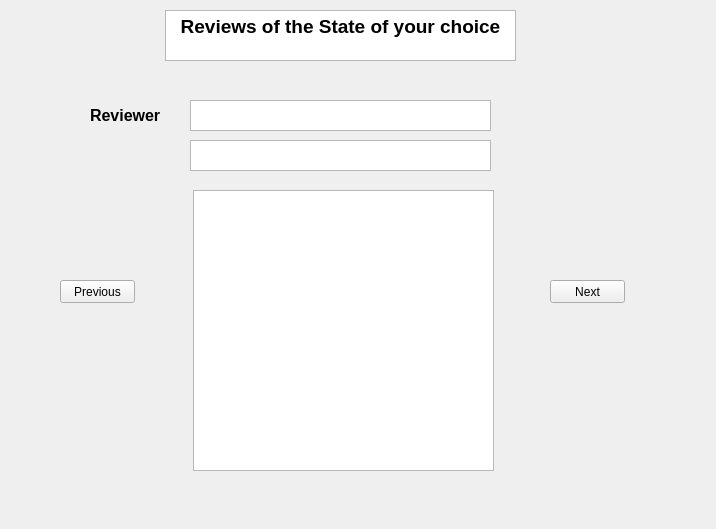
<?xml version="1.0" encoding="UTF-8"?>
<ui version="4.0">
 <class>Form</class>
 <widget class="QWidget" name="Form">
  <property name="geometry">
   <rect>
    <x>0</x>
    <y>0</y>
    <width>716</width>
    <height>529</height>
   </rect>
  </property>
  <property name="windowTitle">
   <string>Form</string>
  </property>
  <widget class="QLabel" name="label">
   <property name="geometry">
    <rect>
     <x>90</x>
     <y>100</y>
     <width>91</width>
     <height>31</height>
    </rect>
   </property>
   <property name="font">
    <font>
     <family>Tahoma</family>
     <pointsize>12</pointsize>
     <weight>75</weight>
     <bold>true</bold>
    </font>
   </property>
   <property name="text">
    <string>Reviewer</string>
   </property>
  </widget>
  <widget class="QTextEdit" name="textEdit">
   <property name="geometry">
    <rect>
     <x>190</x>
     <y>100</y>
     <width>301</width>
     <height>31</height>
    </rect>
   </property>
  </widget>
  <widget class="QTextEdit" name="textEdit_2">
   <property name="geometry">
    <rect>
     <x>190</x>
     <y>140</y>
     <width>301</width>
     <height>31</height>
    </rect>
   </property>
  </widget>
  <widget class="QTextEdit" name="textEdit_3">
   <property name="geometry">
    <rect>
     <x>193</x>
     <y>190</y>
     <width>301</width>
     <height>281</height>
    </rect>
   </property>
  </widget>
  <widget class="QTextBrowser" name="textBrowser">
   <property name="geometry">
    <rect>
     <x>165</x>
     <y>10</y>
     <width>351</width>
     <height>51</height>
    </rect>
   </property>
   <property name="html">
    <string>&lt;!DOCTYPE HTML PUBLIC &quot;-//W3C//DTD HTML 4.0//EN&quot; &quot;http://www.w3.org/TR/REC-html40/strict.dtd&quot;&gt;
&lt;html&gt;&lt;head&gt;&lt;meta name=&quot;qrichtext&quot; content=&quot;1&quot; /&gt;&lt;style type=&quot;text/css&quot;&gt;
p, li { white-space: pre-wrap; }
&lt;/style&gt;&lt;/head&gt;&lt;body style=&quot; font-family:'MS Shell Dlg 2'; font-size:8.25pt; font-weight:400; font-style:normal;&quot;&gt;
&lt;p align=&quot;center&quot; style=&quot; margin-top:0px; margin-bottom:0px; margin-left:0px; margin-right:0px; -qt-block-indent:0; text-indent:0px;&quot;&gt;&lt;span style=&quot; font-size:14pt; font-weight:600;&quot;&gt;Reviews of the State of your choice&lt;/span&gt;&lt;/p&gt;&lt;/body&gt;&lt;/html&gt;</string>
   </property>
  </widget>
  <widget class="QPushButton" name="pushButton">
   <property name="geometry">
    <rect>
     <x>60</x>
     <y>280</y>
     <width>75</width>
     <height>23</height>
    </rect>
   </property>
   <property name="text">
    <string>Previous</string>
   </property>
  </widget>
  <widget class="QPushButton" name="pushButton_2">
   <property name="geometry">
    <rect>
     <x>550</x>
     <y>280</y>
     <width>75</width>
     <height>23</height>
    </rect>
   </property>
   <property name="text">
    <string>Next</string>
   </property>
  </widget>
 </widget>
 <resources/>
 <connections/>
</ui>
